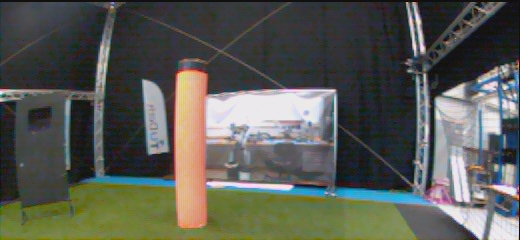
#> input picture Python Tryouts/test.jpg, 520 x 240 px, found by its file name
$ python edge_detection.py
#> lines starting #> are read from the running program, lines starting #| are printed output that depends on the picture; after the words box and inside, x2 and y2 are one past the last pixel; in counts of white or black regions, pixels touching at a corner belong together
### Python Tryouts/Python Files/floor_detection.py
#  First implement decision tree from learning classifier notebook

# from image_processing import filter_color
import cv2
import matplotlib.pyplot as plt
import numpy as np

import os
from scipy.ndimage import convolve

# file = 'AE4317_2019_datasets/cyberzoo_aggressive_flight/20190121-144646/25181969.jpg'
file = 'AE4317_2019_datasets/cyberzoo_aggressive_flight/20190121-144646/41815146.jpg'
file = 'test.jpg'
assert os.path.exists(file)

im = cv2.imread(file)
#> im is the input picture: shape (240, 520, 3); mean B, G, R 84.3, 91.3, 89.4

'''
This file contains a ground decision tree
'''

def ground_decision_tree(im):

    im = cv2.cvtColor(im, cv2.COLOR_BGR2YUV)

    indices = np.where((im[:,:,1]<=115.5) & (im[:,:,2]<=145))
    # v smaller than 145
    im[:,:,1][indices] = 255
    im[:,:,2][indices] = 128
    im[:,:,0][indices] = 128
    mask = np.zeros((im.shape[0],im.shape[1]))
    mask[indices[0],indices[1]] = 255
    mask[mask<254] = 0

    im = cv2.cvtColor(im, cv2.COLOR_YUV2RGB)
    return im, mask

def isophote(im):
    pass

### Python Tryouts/Python Files/edge_detection.py
import cv2
import matplotlib.pyplot as plt
import numpy as np
import os
from scipy.ndimage import convolve
from floor_detection import ground_decision_tree

# file = 'AE4317_2019_datasets/cyberzoo_aggressive_flight/20190121-144646/25181969.jpg'
file_01 = 'AE4317_2019_datasets/cyberzoo_aggressive_flight/20190121-144646/41815146.jpg'
file = 'test.jpg'

assert os.path.exists(file)
im = cv2.imread(file)
sub_width = 25
height = 75

'''
This file tries to find objects by tracing the contour of the ground and comparing the horizon to a straight line
'''

# first create sub_images of original image to create more test samples

sub_images = []
for i in range(sub_width,im.shape[1],2*sub_width):
    sub_images.append(im[240-height:-1,i-sub_width:i+sub_width,:])
#> after the loop, sub_images = 10 items

# organize filters

# standard edge detection
ridge_01 = np.array([[0,-1,0],
                  [-1,4,-1],
                  [0,-1,0]])

ridge_02 = np.array([[-1,-1,-1],
                  [-1,8,-1],
                  [-1,-1,-1]])

# Sobel Operators
sobel_x = np.array([[1,0,-1],
                  [2,0,-2],
                  [1,0,-1]])
sobel_y = sobel_x.T

hor_filter = np.array([[1,1,1],
                  [0,0,0],
                  [-1,-1,-1]])

ver_filter = np.array([[1,0,1],
                  [1,0,1],
                  [1,0,1]])

# im = cv2.imread(file)

def contour_finder(im):
    '''
    Input:
    im: image to trace the contour

    output:
    contour: the contour of the image ground
    everything else: for debugging purposes'''

    # detect ground and create mask
    ground = ground_decision_tree(im)[1]
    ground = np.float32(ground)


    ground[ground != 0] = 1
    ground = cv2.convertScaleAbs(ground)

    # find contours using cv2
    contours, order = cv2.findContours(ground, 1,2)
    # Sort the contours by length
    cntsSorted = sorted(contours, key=lambda x: cv2.contourArea(x), reverse=True)


    contour = np.zeros(im.shape)
    # draw the three longest contours on a new image: contour
    cv2.drawContours(contour, cntsSorted,0, (0,255,0), 3)
    contour[-6:-1,:,1] = 0
    contour[-1,:,1] = 0

    # trace the middle of the image
    middle = im.shape[1]//2
    # isolate the middle column
    vector_str = contour[:,middle,1]
    # more efficient if traverse wrong way around
    pixel = 0
    for i, val in enumerate(vector_str):
        if int(val)!=0 and i>pixel:
            pixel = i

    # draw contours on the input image
    cv2.drawContours(im, cntsSorted, 0, (0,255,0), 3)


    # try to find corners
    line1 = contour[:,0,1]
    pix_val1 = line1[0]
    i = 0
    while pix_val1 == 0 and i<241:
        i+=1
        pix_val1 = line1[i]

    line2 = contour[:,-2,1]
    pix_val2 = line2[0]
    j = 0
    while pix_val2 == 0 and j<241:
        j+=1
        pix_val2 = line2[j]


    return contour, [0,i], [contour.shape[1]-1, j]

def MSE_hor(contour, hor_coord_x, hor_coord_y, step = 10, threshold = 10):
    '''Inputs:
    contour: list of contours of image
    hor_coord_x: x coordinates of most left and most right horizon points
    hor_coord_y: y coordinates of most left and most right horizon points
    step: number of pixels we check the correspondence of error and horizon
    threshold: allowable MSE error

    output:
    mse: mean squared error of straight line and horizon
    obj: true if object is detected'''

    x_1, x_2 = hor_coord_x[0],hor_coord_x[1]
    y_1, y_2 = hor_coord_y[0],hor_coord_y[1]
    points = [[x_1,y_1]]
    for x in range(x_1,x_2, step):
        y = int(y_1 + (y_2-y_1)/(x_2-x_1)*x)
        points.append([x,y])
    points.append([x_2,y_2])
    mse= 0
    for point in points:
        pixelfound = False
        for i,pixel in enumerate(contour[:,int(point[0]),1]):

            if pixel != 0 and not pixelfound:
                mse += (i - point[1])**2
                pixelfound = True


    object_det = False
    if mse > threshold:
        object_det = True
    return mse, object_det


sub_image = sub_images[3]
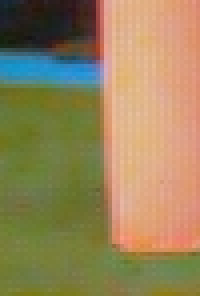
#> sub_image: shape (74, 50, 3) (shown 4 times larger); mean of channels 0, 1, 2 90.6, 132.3, 150.2; drawn as B, G, R

contour, coord1, coord2 = contour_finder(sub_image)
#> in ground_decision_tree, `im = cv2.cvtColor(im, cv2.COLOR_BGR2YUV)`: im: shape (74, 50, 3); mean of channels 0, 1, 2 133, 107.1, 143.2
#> in ground_decision_tree, `indices = np.where((im[:,:,1]<=115.5) & (im[:,:,2]<=145))`: indices = 1587 positions, rows 11 to 73, columns 0 to 49
#> in ground_decision_tree, `im[:,:,1][indices] = 255`: im: shape (74, 50, 3); mean of channels 0, 1, 2 133, 173.1, 143.2
#> in ground_decision_tree, `im[:,:,2][indices] = 128`: im: shape (74, 50, 3); mean of channels 0, 1, 2 133, 173.1, 142.6
#> in ground_decision_tree, `im[:,:,0][indices] = 128`: im: shape (74, 50, 3); mean of channels 0, 1, 2 139.6, 173.1, 142.6
#> in ground_decision_tree, `im = cv2.cvtColor(im, cv2.COLOR_YUV2RGB)`:
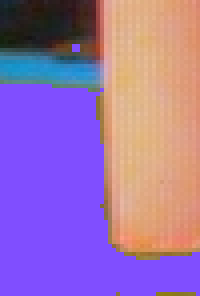
#> im: shape (74, 50, 3) (shown 4 times larger); mean R, G, B 156.2, 113.4, 175
#> in contour_finder, `ground = ground_decision_tree(im)[1]`:
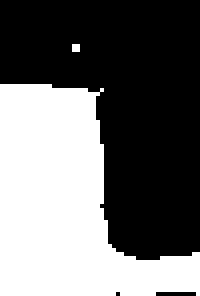
#> ground: shape (74, 50) float64 (shown 4 times larger); 42.9% white; 2 white regions (1 under 20 px), largest, box (x1, y1, x2, y2) and area: (0, 21, 50, 74) 1583
#> in contour_finder, `ground = cv2.convertScaleAbs(ground)`: ground: shape (74, 50); values 0 (black) and 1 (white), 42.9% white; 2 white regions (1 under 20 px)
#> in contour_finder, `contours, order = cv2.findContours(ground, 1,2)`: contours = 2 contours, 1 with area under 20; largest, box (x1, y1, x2, y2) and area: (0, 21, 50, 74) 1484; order = [[1, -1, -1, -1], [-1, 0, -1, -1]]
#> in contour_finder, `cntsSorted = sorted(contours, key=lambda x: cv2.contourArea(x), revers..`: cntsSorted has the same summary as contours
#> in contour_finder, `contour[-6:-1,:,1] = 0`:
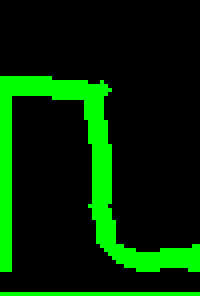
#> contour: shape (74, 50, 3) float64 (shown 4 times larger); mean of channels 0, 1, 2 0, 42.2, 0; drawn as B, G, R
#> in contour_finder, `contour[-1,:,1] = 0`:
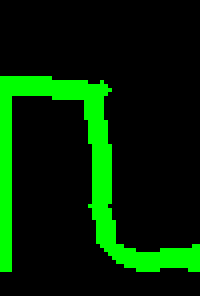
#> contour: shape (74, 50, 3) float64 (shown 4 times larger); 1.35% of pixels changed, all inside (x1, y1, x2, y2) = (0, 73, 50, 74); drawn as B, G, R
#> in contour_finder, `vector_str = contour[:,middle,1]`: vector_str = 74 values, max 255 at index 20, min 0 at index 0, mean 144.7
#> the loop in contour_finder, `for i, val in enumerate(vector_str):` made 74 passes
#> val on passes 1 to 12: 0, 0, 0, 0, 0, 0, 0, 0, 0, 0, 0, 0
#> after the loop in contour_finder, `for i, val in enumerate(vector_str):`: pixel = 61
#> in contour_finder, `cv2.drawContours(im, cntsSorted, 0, (0,255,0), 3)`:
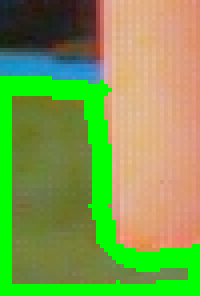
#> im: shape (74, 50, 3) (shown 4 times larger); mean of channels 0, 1, 2 77, 158.4, 125.2; drawn as B, G, R
#> in contour_finder, `line1 = contour[:,0,1]`: line1 = 74 values, max 255 at index 19, min 0 at index 0, mean 168.9
#> in contour_finder, `pix_val1 = line1[0]`: pix_val1 = 0
#> the loop in contour_finder, `while pix_val1 == 0 and i<241:` made 19 passes
#> after the loop in contour_finder, `while pix_val1 == 0 and i<241:`: i = 19
#> in contour_finder, `line2 = contour[:,-2,1]`: line2 = 74 values, max 255 at index 61, min 0 at index 0, mean 24.12
#> in contour_finder, `pix_val2 = line2[0]`: pix_val2 = 0
#> the loop in contour_finder, `while pix_val2 == 0 and j<241:` made 61 passes
#> after the loop in contour_finder, `while pix_val2 == 0 and j<241:`: j = 61
#> coord1 = [0, 19]; coord2 = [49, 61]
mse, obj = MSE_hor(contour,(coord1[0], coord2[0]),(coord1[1], coord2[1]))
#> mse = 690; obj = True

if obj == True:
    plt.title('Contour Detection: Object Detected')

else:
    plt.title('Contour Detection: No Object Detected')
plt.plot((coord1[0], coord2[0]),(coord1[1], coord2[1]),c='r')
plt.imshow(sub_image)
plt.show()
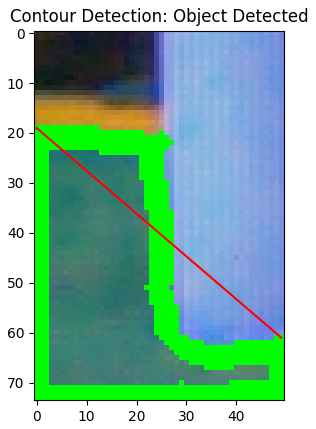
#> figure drawn by matplotlib, 1 panel


# [17 lines left out: functions clean_up, edge_mom, not called in this run]


def fit_horizon(countour):
    step_radius = 10
    # first find horizontal pos


# cleaned = clean_up(ground)
plt.figure()
# plt.imshow(cleaned, cmap='gray')
# plt.show()


# [34 lines left out: function ogcode, not called in this run]
    # [13 lines of commented-out code are left out]
